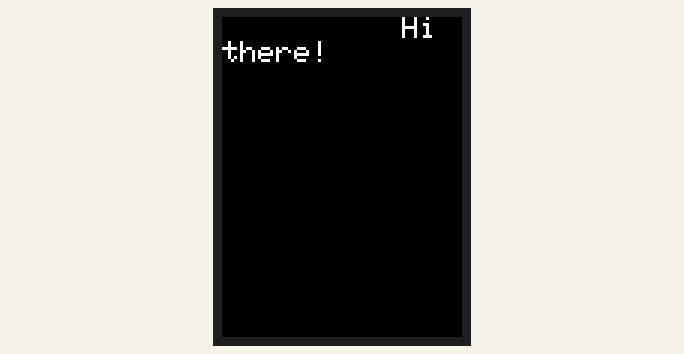
The sketch below on a simulated Arduino Mega 2560, built with avr-gcc and run on an emulated ATmega2560. Parts: 320×240 colour display. What the sketch prints to the serial monitor is not drawn.

Above: at 1.2 s.
At 4.7 s:
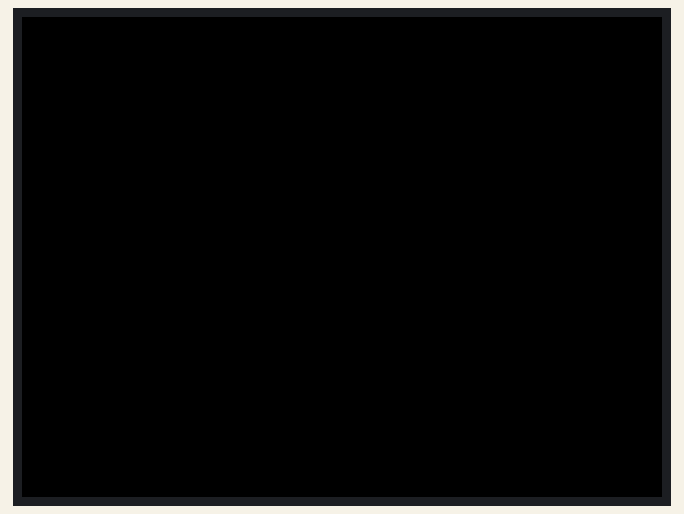
At 5.2 s:
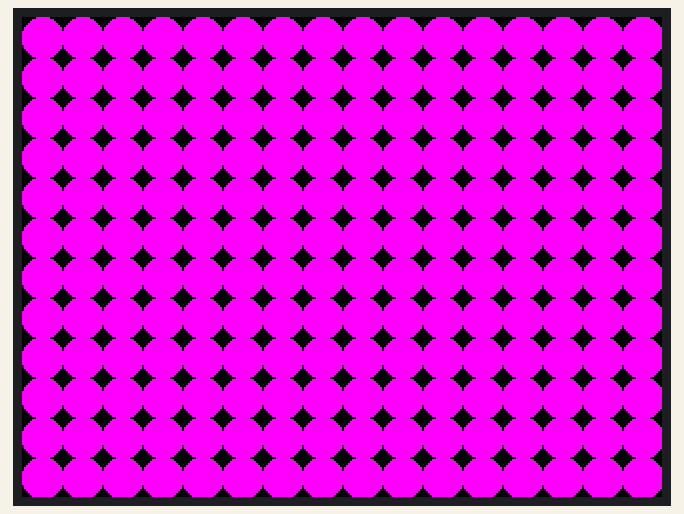

Measured:
- what the display in image 0 shows lasts 3.5 s, from 1.1 s to 4.6 s
- what the display in image 1 shows lasts 0.6 s, from 4.6 s to 5.2 s
- what the display in image 2 shows lasts 2.0 s, from 5.2 s to 7.2 s

The sketch:

tft_screen_circles.ino
```cpp
#include <SPFD5408_Adafruit_GFX.h>    // Core graphics library
#include <SPFD5408_Adafruit_TFTLCD.h> // Hardware-specific library
#include <SPFD5408_TouchScreen.h>

#define LCD_CS A3 // Chip Select goes to Analog 3
#define LCD_CD A2 // Command/Data goes to Analog 2
#define LCD_WR A1 // LCD Write goes to Analog 1
#define LCD_RD A0 // LCD Read goes to Analog 0

#define LCD_RESET A4 // Can alternately just connect to Arduino's reset pin


#define  BLACK   0x0000
#define BLUE    0x001F
#define RED     0xF800
#define GREEN   0x07E0
#define CYAN    0x07FF
#define MAGENTA 0xF81F
#define YELLOW  0xFFE0
#define WHITE   0xFFFF

Adafruit_TFTLCD tft(LCD_CS, LCD_CD, LCD_WR, LCD_RD, LCD_RESET);


void setup()
{

     Serial.begin(9600);
     progmemPrintln(PSTR("TFT LCD test"));
     tft.reset();
     tft.begin(0x7575); // SDFP5408
     tft.setRotation(0); // Need for the Mega, please changed for your choice or rotation initial

     progmemPrint(PSTR("Screen fill              "));
     Serial.println(testFillScreen());
     delay(500);

     progmemPrint(PSTR("Text                     "));
  Serial.println(testText());
  delay(3000);

  /*progmemPrint(PSTR("Lines                    "));
  Serial.println(testLines(CYAN));
  delay(500);

  progmemPrint(PSTR("Horiz/Vert Lines         "));
  Serial.println(testFastLines(RED, BLUE));
  delay(500);*/
   progmemPrint(PSTR("Circles (filled)         "));
  Serial.println(testFilledCircles(10, MAGENTA));

}

void loop()
{
    for(uint8_t rotation=1; rotation<2; rotation++)
    {
    tft.setRotation(rotation);
    //testText();
    testFilledCircles(10, MAGENTA);
    delay(2000);
    }
}


unsigned long testFillScreen() {
  unsigned long start = micros();
  tft.fillScreen(BLACK);
  tft.fillScreen(RED);
  tft.fillScreen(GREEN);
  tft.fillScreen(BLUE);
  tft.fillScreen(BLACK);
  return micros() - start;
}


unsigned long testText() {
  tft.fillScreen(BLACK);
  unsigned long start = micros();
  tft.setCursor(0, 0);//0,0
  tft.setTextColor(WHITE);  tft.setTextSize(3);
  tft.println("          Hi there!");
  /*tft.setTextColor(YELLOW); tft.setTextSize(2);
  tft.println(1234.56);
  tft.setTextColor(RED);    tft.setTextSize(3);
  tft.println(0xDEADBEEF, HEX);
  tft.println();
  tft.setTextColor(GREEN);
  tft.setTextSize(5);
  tft.println("Groop");
  tft.setTextSize(2);
  tft.println("I implore thee,");
  tft.setTextSize(1);
  tft.println("my foonting turlingdromes.");
  tft.println("And hooptiously drangle me");
  tft.println("with crinkly bindlewurdles,");
  tft.println("Or I will rend thee");
  tft.println("in the gobberwarts");
  tft.println("with my blurglecruncheon,");
  tft.println("see if I don't!");*/
  return micros() - start;
}


unsigned long testLines(uint16_t color) {
  unsigned long start, t;
  int           x1, y1, x2, y2,
                w = tft.width(),
                h = tft.height();

  tft.fillScreen(BLACK);

  x1 = y1 = 0;
  y2    = h - 1;
  start = micros();
  for(x2=0; x2<w; x2+=6) tft.drawLine(x1, y1, x2, y2, color);
  x2    = w - 1;
  for(y2=0; y2<h; y2+=6) tft.drawLine(x1, y1, x2, y2, color);
  t     = micros() - start; // fillScreen doesn't count against timing

  tft.fillScreen(BLACK);

  x1    = w - 1;
  y1    = 0;
  y2    = h - 1;
  start = micros();
  for(x2=0; x2<w; x2+=6) tft.drawLine(x1, y1, x2, y2, color);
  x2    = 0;
  for(y2=0; y2<h; y2+=6) tft.drawLine(x1, y1, x2, y2, color);
  t    += micros() - start;

  tft.fillScreen(BLACK);

  x1    = 0;
  y1    = h - 1;
  y2    = 0;
  start = micros();
  for(x2=0; x2<w; x2+=6) tft.drawLine(x1, y1, x2, y2, color);
  x2    = w - 1;
  for(y2=0; y2<h; y2+=6) tft.drawLine(x1, y1, x2, y2, color);
  t    += micros() - start;

  tft.fillScreen(BLACK);

  x1    = w - 1;
  y1    = h - 1;
  y2    = 0;
  start = micros();
  for(x2=0; x2<w; x2+=6) tft.drawLine(x1, y1, x2, y2, color);
  x2    = 0;
  for(y2=0; y2<h; y2+=6) tft.drawLine(x1, y1, x2, y2, color);

  return micros() - start;
}


unsigned long testFastLines(uint16_t color1, uint16_t color2) {
  unsigned long start;
  int           x, y, w = tft.width(), h = tft.height();

  tft.fillScreen(BLACK);
  start = micros();
  for(y=0; y<h; y+=5) tft.drawFastHLine(0, y, w, color1);
  for(x=0; x<w; x+=5) tft.drawFastVLine(x, 0, h, color2);

  return micros() - start;
}


void progmemPrint(const char *str) {
  char c;
  while(c = pgm_read_byte(str++)) Serial.print(c);
}

void progmemPrintln(const char *str) {
  progmemPrint(str);
  Serial.println();
}


unsigned long testFilledCircles(uint8_t radius, uint16_t color) {
  unsigned long start;
  int x, y, w = tft.width(), h = tft.height(), r2 = radius * 2;

  tft.fillScreen(BLACK);
  start = micros();
  for(x=radius; x<w; x+=r2) {
    for(y=radius; y<h; y+=r2) {
      tft.fillCircle(x, y, radius, color);
    }
  }

  return micros() - start;
}
```
